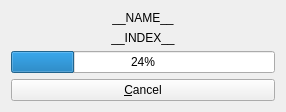
<?xml version="1.0" encoding="UTF-8"?>
<ui version="4.0">
 <class>Progress</class>
 <widget class="QWidget" name="Progress">
  <property name="windowModality">
   <enum>Qt::WindowModal</enum>
  </property>
  <property name="geometry">
   <rect>
    <x>0</x>
    <y>0</y>
    <width>286</width>
    <height>105</height>
   </rect>
  </property>
  <property name="windowTitle">
   <string>Converting ...</string>
  </property>
  <layout class="QVBoxLayout" name="verticalLayout">
   <item>
    <widget class="QLabel" name="name">
     <property name="text">
      <string notr="true">__NAME__</string>
     </property>
     <property name="alignment">
      <set>Qt::AlignCenter</set>
     </property>
    </widget>
   </item>
   <item>
    <widget class="QLabel" name="index">
     <property name="text">
      <string>__INDEX__</string>
     </property>
     <property name="alignment">
      <set>Qt::AlignCenter</set>
     </property>
    </widget>
   </item>
   <item>
    <widget class="QProgressBar" name="progressBar">
     <property name="value">
      <number>24</number>
     </property>
    </widget>
   </item>
   <item>
    <widget class="QPushButton" name="cancel">
     <property name="text">
      <string>&amp;Cancel</string>
     </property>
    </widget>
   </item>
  </layout>
 </widget>
 <resources/>
 <connections/>
</ui>
